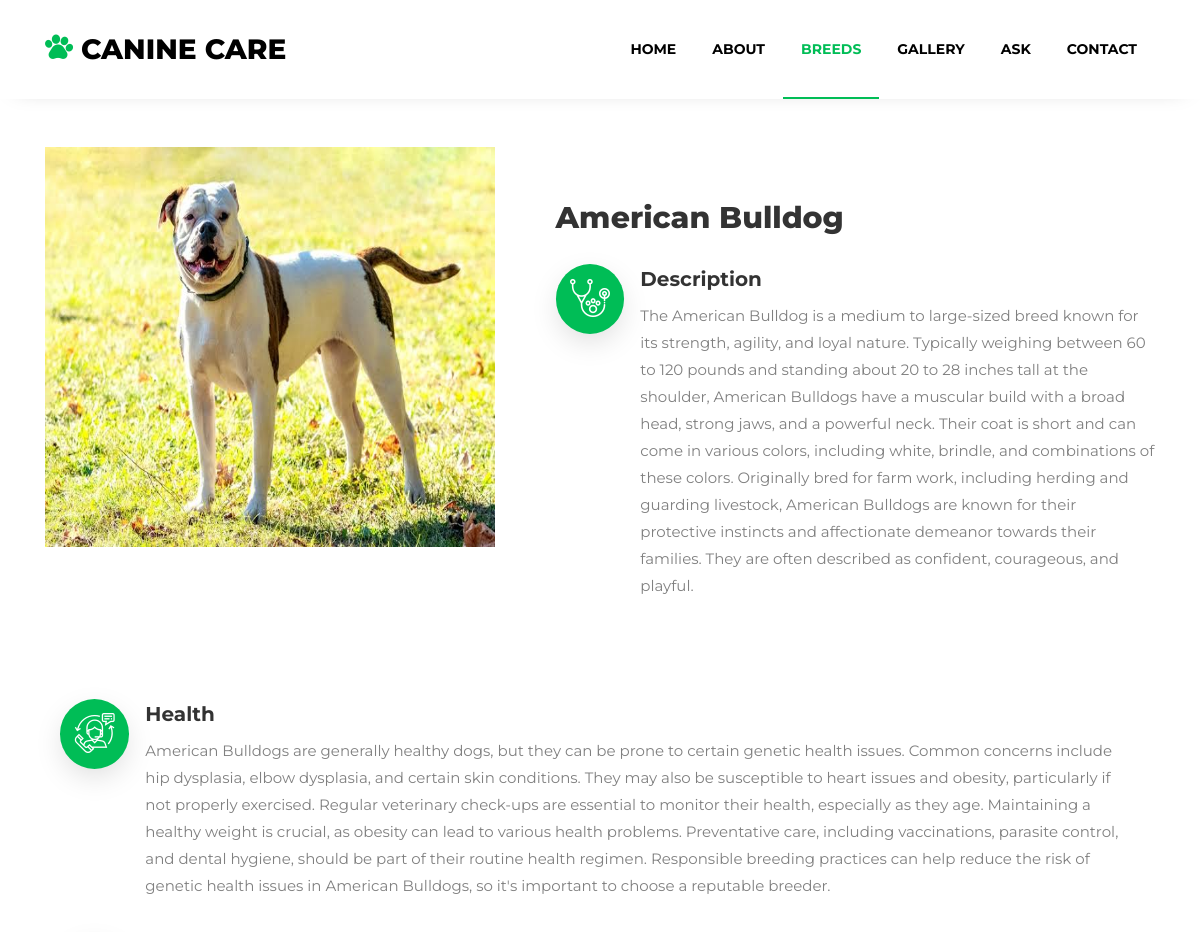
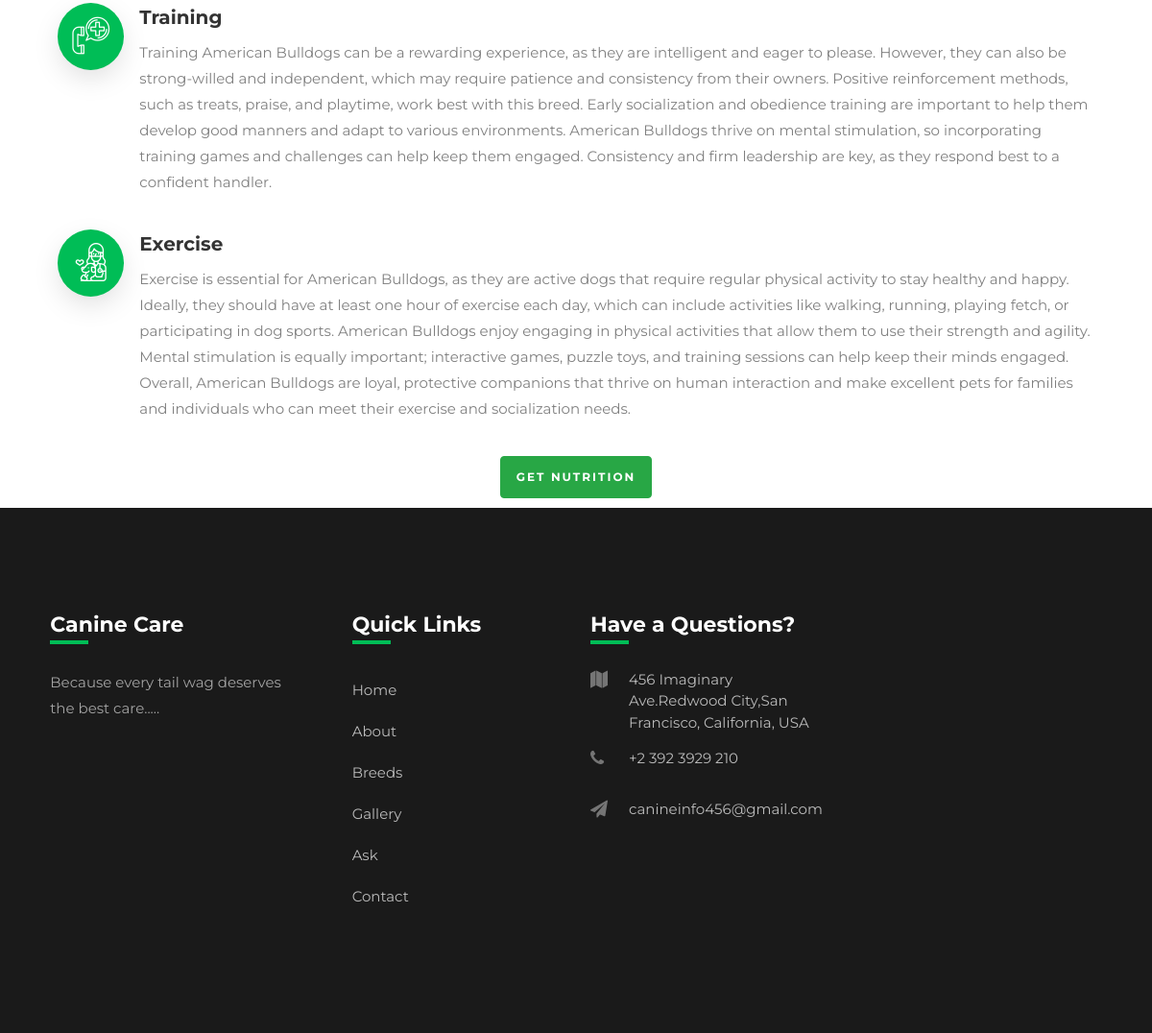
Screenshot of /single_breed/28/ with the database file from the repository (2 pictures, top to bottom).
### adminside/models.py (models this page shows)
class Breeddb(models.Model):
    Breed_name =models.CharField(max_length=100,null=True,blank=True)
    Alpha_name =models.CharField(max_length=100,null=True,blank=True)
    Description =models.CharField(max_length=3000,null=True,blank=True)
    Health =models.CharField(max_length=3000,null=True,blank=True)
    Training =models.CharField(max_length=3000,null=True,blank=True)
    Exercise =models.CharField(max_length=3000,null=True,blank=True)
    breed_image =models.ImageField(upload_to="Breed images",null=True,blank=True)

### dog/views.py (the view)
# urls.py: path('single_breed/<int:b_id>/',views.single_breed,name="single_breed"),
def single_breed(request,b_id):
    dog = Breeddb.objects.get(id=b_id)
    return render(request,"Single_breed.html",{'dog':dog})

### dog/templates/Single_breed.html (shortened to what this page needs)
<!DOCTYPE html>
{% load static %}
<html>
<head>
    <link rel="stylesheet" href="https://stackpath.bootstrapcdn.com/font-awesome/4.7.0/css/font-awesome.min.css">
    <link rel="stylesheet" href="{% static 'index/css/animate.css' %}">
    <link rel="stylesheet" href="{% static 'index/css/owl.carousel.min.css' %}">
    <link rel="stylesheet" href="{% static 'index/css/owl.theme.default.min.css' %}">
    <link rel="stylesheet" href="{% static 'index/css/magnific-popup.css' %}">
    <link rel="stylesheet" href="{% static 'index/css/bootstrap-datepicker.css' %}">
    <link rel="stylesheet" href="{% static 'index/css/jquery.timepicker.css' %}">
    <link rel="stylesheet" href="{% static 'index/css/flaticon.css' %}">
    <link rel="stylesheet" href="{% static 'index/css/style.css' %}">
</head>
<body>
<nav class="navbar navbar-expand-lg navbar-dark ftco_navbar bg-dark ftco-navbar-light" id="ftco-navbar">
	    <div class="container">
	    	<a class="navbar-brand" href="{% url 'homepage' %}"><span class="flaticon-pawprint-1 mr-2"></span>CANINE CARE</a>
	      <div class="collapse navbar-collapse" id="ftco-nav">
	        <ul class="navbar-nav ml-auto">
	        	<li class="nav-item "><a href="{% url 'homepage' %}" class="nav-link">Home</a></li>
	        	<li class="nav-item"><a href="{% url 'about' %}" class="nav-link">About</a></li>
	        	<li class="nav-item active"><a href="{% url 'initial_select' %}" class="nav-link">Breeds</a></li>
	          <li class="nav-item"><a href="{% url 'gallery' %}" class="nav-link">Gallery</a></li>
	          <li class="nav-item"><a href="{% url 'chatbot' %}" class="nav-link">Ask</a></li>
	          <li class="nav-item"><a href="{% url 'contact' %}" class="nav-link">Contact</a></li>
	        </ul>
	      </div>
	    </div>
	  </nav>
    <section class="ftco-section ftco-no-pt ftco-no-pb">
    	<div class="container">
    		<div class="row d-flex no-gutters">
    			<div class="col-md-5 d-flex">
                    <div>
                        <img src="{{dog.breed_image.url}}" width="450px" height="400px" class="mt-5">
    				</div>
    			</div>
    			<div class="col-md-7 pl-md-5 py-md-5">
    				<div class="heading-section pt-md-5">
	            <h2 class="mb-4">{{dog.Breed_name}}</h2>
    				</div>
    				<div class="row">
	    				<div class="col-md-12 services-2 w-100 d-flex">
	    					<div class="icon d-flex align-items-center justify-content-center"><span class="flaticon-stethoscope"></span></div>
	    					<div class="text pl-3">
	    						<h4>Description</h4>
	    						<p>{{dog.Description}}</p>
	    					</div>
	    				</div>
	    			</div>
	        </div>
        </div>
            <div class="col-md-12 mt-3 services-2 w-100 d-flex">
	    					<div class="icon d-flex align-items-center justify-content-center"><span class="flaticon-customer-service"></span></div>
	    					<div class="text pl-3">
	    						<h4>Health</h4>
	    						<p>{{dog.Health}}</p>
	    					</div>
	    				</div>
	    				<div class="col-md-12 services-2 w-100 d-flex">
	    					<div class="icon d-flex align-items-center justify-content-center"><span class="flaticon-emergency-call"></span></div>
	    					<div class="text pl-3">
	    						<h4>Training</h4>
	    						<p>{{dog.Training}}</p>
	    					</div>
	    				</div>
	    				<div class="col-md-12 services-2 w-100 d-flex">
	    					<div class="icon d-flex align-items-center justify-content-center"><span class="flaticon-veterinarian"></span></div>
	    					<div class="text pl-3">
	    						<h4>Exercise</h4>
	    						<p>{{dog.Exercise}}</p>
	    					</div>
	    				</div>
            <a href="{% url 'get_nutri' b_id=dog.id %}"><button class="btn btn-success">Get Nutrition</button></a>
            <br><br>
    	</div>
    </section>
  <footer class="footer">
			<div class="container">
				<div class="row">
					<div class="col-md-6 col-lg-3 mb-4 mb-md-0">
						<h2 class="footer-heading">Canine Care</h2>
						<p>Because every tail wag deserves the best care.....</p>
						<ul class="ftco-footer-social p-0">
            </ul>
					</div>
					<div class="col-md-6 col-lg-3 pl-lg-5 mb-4 mb-md-0">
						<h2 class="footer-heading">Quick Links</h2>
						<ul class="list-unstyled">
              <li><a href="{% url 'homepage' %}" class="py-2 d-block">Home</a></li>
              <li><a href="{% url 'about' %}" class="py-2 d-block">About</a></li>
              <li><a href="{% url 'initial_select' %}" class="py-2 d-block">Breeds</a></li>
              <li><a href="{% url 'gallery' %}" class="py-2 d-block">Gallery</a></li>
              <li><a href="{% url 'chatbot' %}" class="py-2 d-block">Ask</a></li>
              <li><a href="{% url 'contact' %}" class="py-2 d-block">Contact</a></li>
            </ul>
					</div>
					<div class="col-md-6 col-lg-3 mb-4 mb-md-0">
						<h2 class="footer-heading">Have a Questions?</h2>
						<div class="block-23 mb-3">
              <ul>
                <li><span class="icon fa fa-map"></span><span class="text">456 Imaginary Ave.Redwood City,San Francisco, California, USA</span></li>
                <li><a href="#"><span class="icon fa fa-phone"></span><span class="text">+2 392 3929 210</span></a></li>
                <li><a href="#"><span class="icon fa fa-paper-plane"></span><span class="text">canineinfo456@gmail.com</span></a></li>
              </ul>
            </div>
					</div>
				</div>
				<div class="row mt-5">
          <div class="col-md-12 text-center">
        </div>
			</div>
		</footer>
</body>
</html>

### dog/templates/Single_breed.html (style rules this page uses)
.container { display: flex; flex-wrap: wrap; justify-content: center; }

### rows the page displays
Breeddb: breed_image (picture), Breed_name "American Bulldog", Description "The American Bulldog is a medium to large-sized breed known for its strength, agility, and loyal nature. Typically weighing between 60 to 120 pounds and standing about 20 to 28 inches tall at the shoulder, American Bulldogs have a muscular build with a broad head, strong jaws, and a powerful neck. Their coat is short and can come in various colors, including white, brindle, and combinations of these colors. Originally bred for farm work, including herding and guarding livestock, American Bulldogs are known for their protective instincts and affectionate demeanor towards their families. They are often described as confident, courageous, and playful.", Health "American Bulldogs are generally healthy dogs, but they can be prone to certain genetic health issues. Common concerns include hip dysplasia, elbow dysplasia, and certain skin conditions. They may also be susceptible to heart issues and obesity, particularly if not properly exercised. Regular veterinary check-ups are essential to monitor their health, especially as they age. Maintaining a healthy weight is crucial, as obesity can lead to various health problems. Preventative care, including vaccinations, parasite control, and dental hygiene, should be part of their routine health regimen. Responsible breeding practices can help reduce the risk of genetic health issues in American Bulldogs,…", Training "Training American Bulldogs can be a rewarding experience, as they are intelligent and eager to please. However, they can also be strong-willed and independent, which may require patience and consistency from their owners. Positive reinforcement methods, such as treats, praise, and playtime, work best with this breed. Early socialization and obedience training are important to help them develop good manners and adapt to various environments. American Bulldogs thrive on mental stimulation, so incorporating training games and challenges can help keep them engaged. Consistency and firm leadership are key, as they respond best to a confident handler.", Exercise "Exercise is essential for American Bulldogs, as they are active dogs that require regular physical activity to stay healthy and happy. Ideally, they should have at least one hour of exercise each day, which can include activities like walking, running, playing fetch, or participating in dog sports. American Bulldogs enjoy engaging in physical activities that allow them to use their strength and agility. Mental stimulation is equally important; interactive games, puzzle toys, and training sessions can help keep their minds engaged. Overall, American Bulldogs are loyal, protective companions that thrive on human interaction and make excellent pets for families and individuals who can meet…"
